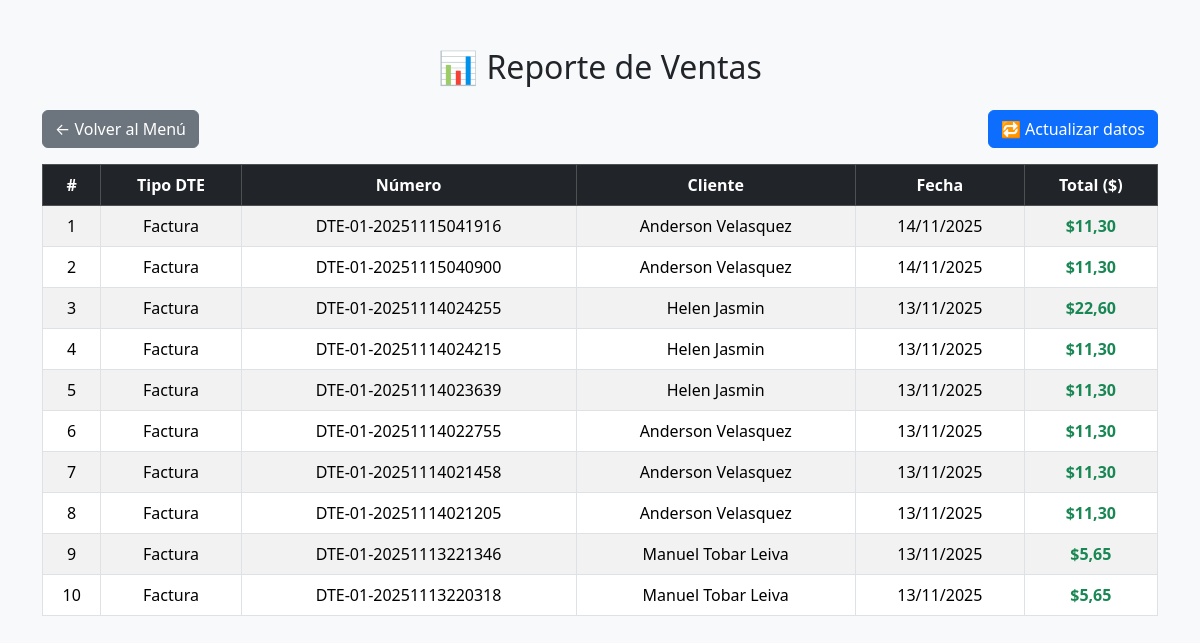
The page /reportes/ventas/ (signed in) on the database its author committed.
### Modulos/Facturacion/models.py (models this page shows, shortened)
class DTE(models.Model):
    TIPO_DTE_CHOICES = [
        ('01', 'Factura'),
        ('03', 'Comprobante de Crédito Fiscal'),
        ('05', 'Nota de Crédito'),
        ('06', 'Nota de Débito'),
        ('07', 'Retención'),
        ('11', 'Liquidación'),
    ]
    ESTADOS = [
        ('Activo', 'Activo'),
        ('Anulado', 'Anulado'),
    ]
    empresa = models.ForeignKey(Empresa, on_delete=models.CASCADE)
    cliente = models.ForeignKey(Cliente, on_delete=models.CASCADE)
    usuario = models.ForeignKey(User, on_delete=models.SET_NULL, null=True, blank=True)
    tipo_dte = models.CharField(max_length=2, choices=TIPO_DTE_CHOICES, default='01')
    numero_control = models.CharField(max_length=50, unique=True)
    fecha_emision = models.DateTimeField(auto_now_add=True)
    condicion_pago = models.CharField(max_length=20, default='Contado')
    subtotal = models.DecimalField(max_digits=10, decimal_places=2, default=0)
    iva = models.DecimalField(max_digits=10, decimal_places=2, default=0)
    total = models.DecimalField(max_digits=10, decimal_places=2, default=0)
    codigo_generacion = models.CharField(max_length=100, blank=True, null=True)
    sello_recepcion = models.CharField(max_length=150, blank=True, null=True)
    estado = models.CharField(max_length=10, choices=ESTADOS, default='Activo')

class Cliente(models.Model):
    empresa = models.ForeignKey(Empresa, on_delete=models.CASCADE, null=True, blank=True)
    nombre = models.CharField(max_length=120)
    dui = models.CharField(max_length=10, blank=True, null=True)
    nit = models.CharField(max_length=20)
    nrc = models.CharField(max_length=20, blank=True, null=True)
    direccion = models.TextField()
    correo = models.EmailField(blank=True, null=True)
    telefono = models.CharField(max_length=20, blank=True, null=True)

### Modulos/Facturacion/views.py (the view)
# urls.py: path('reportes/ventas/', reporte_ventas, name='reporte_ventas'),
@rol_requerido(['Administrador', 'Contador'])
def reporte_ventas(request):
    dtes = DTE.objects.filter(estado='Activo').order_by('-fecha_emision')[:10]
    total_general = sum(d.total for d in dtes)
    return render(request, 'Facturacion/ventas.html', {
        'dtes': dtes,
        'total': total_general
    })

### Modulos/Facturacion/templates/Facturacion/ventas.html (shortened to what this page needs)
{% load static %}
<!DOCTYPE html>
<html lang="es">
<head>
  <link href="https://cdn.jsdelivr.net/npm/bootstrap@5.3.3/dist/css/bootstrap.min.css" rel="stylesheet">
</head>
<body class="bg-light">
<div class="container mt-5">
  <h2 class="text-center mb-4">📊 Reporte de Ventas</h2>
  <div class="d-flex justify-content-between mb-3">
    <a href="{% url 'menu_principal' %}" class="btn btn-secondary">← Volver al Menú</a>
    <button id="btnActualizar" class="btn btn-primary">🔁 Actualizar datos</button>
  </div>
  <table id="tablaVentas" class="table table-bordered table-striped text-center">
    <thead class="table-dark">
      <tr>
        <th>#</th>
        <th>Tipo DTE</th>
        <th>Número</th>
        <th>Cliente</th>
        <th>Fecha</th>
        <th>Total ($)</th>
      </tr>
    </thead>
    <tbody>
      {% for dte in dtes %}
      <tr>
        <td>{{ forloop.counter }}</td>
        <td>{{ dte.get_tipo_dte_display }}</td>
        <td>{{ dte.numero_control }}</td>
        <td>{{ dte.cliente.nombre }}</td>
        <td>{{ dte.fecha_emision|date:"d/m/Y" }}</td>
        <td class="fw-bold text-success">${{ dte.total }}</td>
      </tr>
      {% empty %}
      <tr><td colspan="6" class="text-muted">No hay registros de ventas.</td></tr>
      {% endfor %}
    </tbody>
  </table>
</div>
</body>
</html>

### rows shown on the page
DTE: tipo_dte "Factura", numero_control "DTE-01-20251115041916", cliente.nombre "Anderson Velasquez", fecha_emision "14/11/2025", total "11,30"
DTE: tipo_dte "Factura", numero_control "DTE-01-20251115040900", cliente.nombre "Anderson Velasquez", fecha_emision "14/11/2025", total "11,30"
DTE: tipo_dte "Factura", numero_control "DTE-01-20251114024255", cliente.nombre "Helen Jasmin", fecha_emision "13/11/2025", total "22,60"
DTE: tipo_dte "Factura", numero_control "DTE-01-20251114024215", cliente.nombre "Helen Jasmin", fecha_emision "13/11/2025", total "11,30"
DTE: tipo_dte "Factura", numero_control "DTE-01-20251114023639", cliente.nombre "Helen Jasmin", fecha_emision "13/11/2025", total "11,30"
DTE: tipo_dte "Factura", numero_control "DTE-01-20251114022755", cliente.nombre "Anderson Velasquez", fecha_emision "13/11/2025", total "11,30"
DTE: tipo_dte "Factura", numero_control "DTE-01-20251114021458", cliente.nombre "Anderson Velasquez", fecha_emision "13/11/2025", total "11,30"
DTE: tipo_dte "Factura", numero_control "DTE-01-20251114021205", cliente.nombre "Anderson Velasquez", fecha_emision "13/11/2025", total "11,30"
DTE: tipo_dte "Factura", numero_control "DTE-01-20251113221346", cliente.nombre "Manuel Tobar Leiva", fecha_emision "13/11/2025", total "5,65"
DTE: tipo_dte "Factura", numero_control "DTE-01-20251113220318", cliente.nombre "Manuel Tobar Leiva", fecha_emision "13/11/2025", total "5,65"
